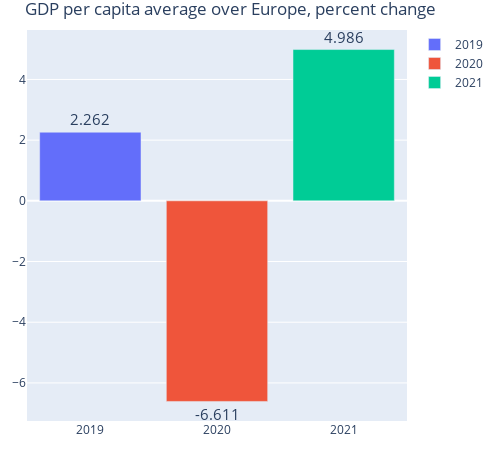

The notebook cell saved with this chart:
### Code cell
#plot for average all over europe for 2019,2020,2021
import plotly.graph_objects as go
import plotly.figure_factory as ff

bigData = bigData.dropna(subset=["Subject Descriptor"])

fig2 = go.Figure()


fig2.add_trace(
    go.Bar(name="2019",
           x=["2019"],
           y=[pd.to_numeric(bigData["2019"][bigData["Subject Descriptor"].str.contains("domestic product per capita", regex=False)], errors='coerce').mean()],
           text = [pd.to_numeric(bigData["2019"][bigData["Subject Descriptor"].str.contains("domestic product per capita", regex=False)], errors='coerce').mean()],
           textposition='outside'
          )
)

fig2.add_trace(
    go.Bar(name="2020",
           x=["2020"],
           y=[pd.to_numeric(bigData["2020"][bigData["Subject Descriptor"].str.contains("domestic product per capita", regex=False)], errors='coerce').mean()],
           text = [pd.to_numeric(bigData["2020"][bigData["Subject Descriptor"].str.contains("domestic product per capita", regex=False)], errors='coerce').mean()],
           textposition='outside'
          )
)

fig2.add_trace(
    go.Bar(name="2021",
           x=["2021"],
           y=[pd.to_numeric(bigData["2021"][bigData["Subject Descriptor"].str.contains("domestic product per capita", regex=False)], errors='coerce').mean()],
           text = [pd.to_numeric(bigData["2021"][bigData["Subject Descriptor"].str.contains("domestic product per capita", regex=False)], errors='coerce').mean()],
           textposition='outside'
          )
)

fig2.update_traces(texttemplate='%{text:.4s}', textposition='outside')
fig2.update_layout(uniformtext_minsize=15, uniformtext_mode='hide')

fig2.update_layout(
    title_text="GDP per capita average over Europe, percent change",
    width= 500,
    height=450,
    hovermode = 'x',
    margin=dict(l=20, r=20, t=30, b=20)
    )


fig2.show()

### Figure 1 — Plotly figure (JSON) as saved in the notebook; plotly's stock layout.template omitted (floating-point values rounded to 4 significant figures)
{"data": [{"name": "2019", "text": ["2.261878048780488"], "textposition": "outside", "texttemplate": "%{text:.4s}", "type": "bar", "x": ["2019"], "y": [2.262]}, {"name": "2020", "text": ["-6.61090243902439"], "textposition": "outside", "texttemplate": "%{text:.4s}", "type": "bar", "x": ["2020"], "y": [-6.611]}, {"name": "2021", "text": ["4.985829268292683"], "textposition": "outside", "texttemplate": "%{text:.4s}", "type": "bar", "x": ["2021"], "y": [4.986]}], "layout": {"height": 450, "hovermode": "x", "margin": {"b": 20, "l": 20, "r": 20, "t": 30}, "title": {"text": "GDP per capita average over Europe, percent change"}, "uniformtext": {"minsize": 15, "mode": "hide"}, "width": 500}}
